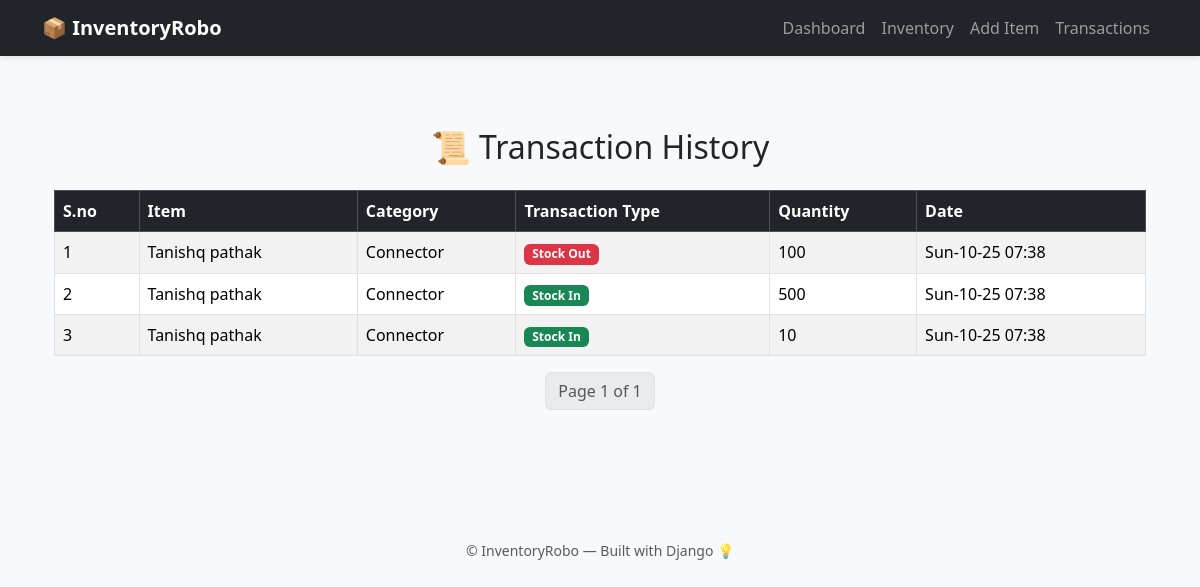
The page /transactions/ on the database as committed earlier.
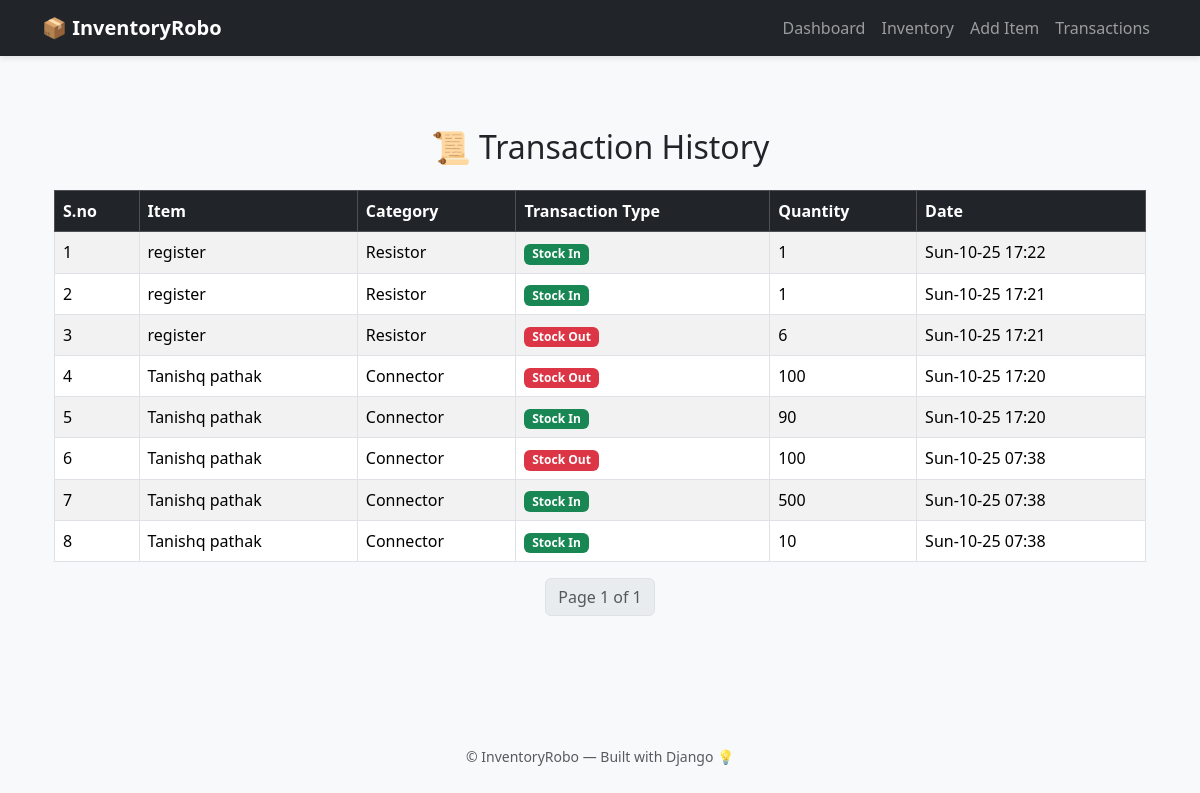
The same page on the database as committed later.
### inventory/models.py (models this page shows, shortened)
class Transaction(models.Model):
    TRANSACTION_TYPES = [
        ('IN', 'Stock In'),
        ('OUT', 'Stock Out'),
    ]
    item = models.ForeignKey(Item, on_delete=models.CASCADE)
    transaction_type = models.CharField(max_length=3, choices=TRANSACTION_TYPES)
    quantity = models.PositiveIntegerField()
    date = models.DateTimeField(auto_now_add=True)
    remarks = models.TextField(blank=True, null=True)

class Item(models.Model):
    CATEGORY_CHOICES = [
        ('Sensor', 'Sensor'),
        ('Connector', 'Connector'),
        ('Resistor', 'Resistor'),
        ('Microcontroller', 'Microcontroller'),
        ('Other', 'Other'),
    ]
    serial_no = models.PositiveIntegerField(unique=True, blank=True, null=True)
    name = models.CharField(max_length=100)
    category = models.CharField(max_length=50, choices=CATEGORY_CHOICES)
    custom_category = models.CharField(max_length=100, blank=True, null=True)
    quantity = models.PositiveIntegerField(default=0)
    reorder_level = models.PositiveIntegerField(default=5)
    unit_price = models.DecimalField(max_digits=10, decimal_places=2)
    supplier = models.CharField(max_length=100, blank=True, null=True)
    location = models.CharField(max_length=100, blank=True, null=True)
    description = models.TextField(blank=True, null=True)
    created_at = models.DateTimeField(auto_now_add=True)

### inventory/views.py (the view)
# urls.py: path('transactions/', views.transaction_history, name='transaction_history'),
def transaction_history(request):
    transactions = Transaction.objects.select_related('item').order_by('-date')
    paginator = Paginator(transactions, 10)
    page_number = request.GET.get('page')
    page_obj = paginator.get_page(page_number)
    context = {
        'transactions': transactions,
        'PREDEFINED_CATEGORIES': PREDEFINED_CATEGORIES,
        'page_obj': page_obj,
    }
    return render(request, 'inventory/transaction_history.html', context)

### inventory/templates/inventory/transaction_history.html (shortened to what this page needs)
{% extends 'inventory/base.html' %}
{% load static %}
{% block content %}
<div class="container py-5">
    <h2 class="text-center mb-4">📜 Transaction History</h2>
    <table class="table table-bordered table-striped">
        <thead class="table-dark">
            <tr>
                <th>S.no</th>
                <th>Item</th>
                <th>Category</th>
                <th>Transaction Type</th>
                <th>Quantity</th>
                <th>Date</th>
            </tr>
        </thead>
        <tbody>
            {% for txn in page_obj %}
            <tr>
                <td>{{ forloop.counter }}</td>
                <td>{{ txn.item.name }}</td>
                <td>
                    {% if txn.item.category in PREDEFINED_CATEGORIES %}
                        {{ txn.item.category }}
                    {% else %}
                        {{ txn.item.category }} <span class="badge bg-info text-dark">Custom</span>
                    {% endif %}
                </td>
                <td>
                    {% if txn.transaction_type == 'IN' %}
                        <span class="badge bg-success">Stock In</span>
                    {% else %}
                        <span class="badge bg-danger">Stock Out</span>
                    {% endif %}
                </td>
                <td>{{ txn.quantity }}</td>
                <td>{{ txn.date|date:"D-m-y H:i" }}</td>
            </tr>
            {% empty %}
            <tr>
                <td colspan="7" class="text-center text-muted">No transactions available</td>
            </tr>
            {% endfor %}
        </tbody>
    </table>
    <div class="d-flex justify-content-center mt-3">
        <nav>
            <ul class="pagination">
                <li class="page-item disabled">
                    <a class="page-link">Page {{ page_obj.number }} of {{ page_obj.paginator.num_pages }}</a>
                </li>
            </ul>
        </nav>
    </div>
</div>
{% endblock %}

### inventory/templates/inventory/base.html (shortened to what this page needs)
{% load static %}
<!DOCTYPE html>
<html lang="en">
<head>
    <link href="https://cdn.jsdelivr.net/npm/bootstrap@5.3.3/dist/css/bootstrap.min.css" rel="stylesheet">
</head>
<body>
    <nav class="navbar navbar-expand-lg navbar-dark bg-dark fixed-top">
        <div class="container">
            <a class="navbar-brand fw-bold" href="{% url 'dashboard' %}">📦 InventoryRobo</a>
            <div class="collapse navbar-collapse" id="navbarNav">
                <ul class="navbar-nav ms-auto">
                    <li class="nav-item"><a href="{% url 'dashboard' %}" class="nav-link">Dashboard</a></li>
                    <li class="nav-item"><a href="{% url 'inventory_list' %}" class="nav-link">Inventory</a></li>
                    <li class="nav-item"><a href="{% url 'add_item' %}" class="nav-link">Add Item</a></li>
                    <li class="nav-item"><a href="{% url 'transaction_history' %}" class="nav-link">Transactions</a>
                    </li>
                </ul>
            </div>
        </div>
    </nav>
    <main class="container container-main">
        {% block content %}
        {% endblock %}
    </main>
    <footer class="text-center text-muted py-3 mt-5">
        <small>&copy; {{ now|date:"Y" }} InventoryRobo — Built with Django 💡</small>
    </footer>
</body>
</html>

### inventory/templates/inventory/base.html (style rules this page uses)
body { background-color: #f8f9fa; }
nav.navbar { box-shadow: 0 2px 6px rgba(0, 0, 0, 0.1); }
.container-main { padding-top: 80px; }

Rows that differ between the two databases and show on the page:
added Transaction: item.name "register", item.category "Resistor", transaction_type "Stock In", quantity "1", date "Sun-10-25 17:22"
added Transaction: item.name "register", item.category "Resistor", transaction_type "Stock In", quantity "1", date "Sun-10-25 17:21"
added Transaction: item.name "register", item.category "Resistor", transaction_type "Stock Out", quantity "6", date "Sun-10-25 17:21"
added Transaction: item.name "Tanishq pathak", item.category "Connector", transaction_type "Stock Out", quantity "100", date "Sun-10-25 17:20"
added Transaction: item.name "Tanishq pathak", item.category "Connector", transaction_type "Stock In", quantity "90", date "Sun-10-25 17:20"
